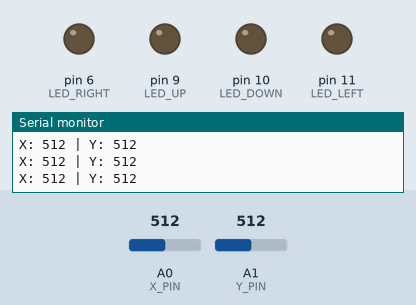
The sketch below on a simulated Arduino Uno, built with avr-gcc and run on an emulated ATmega328P. Shown: output pins drawn as LEDs (lit = HIGH), the last lines printed to the serial monitor. The inputs (shaded band) are chosen by the test bench; at power-on: A0 (X_PIN) = 512, A1 (Y_PIN) = 512.

Above: at 1.2 s.
1.3 s: A0 (X_PIN) set to 584
2.8 s: A0 (X_PIN) set to 611
At 3.2 s:
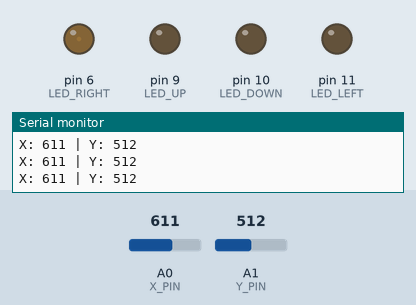
4.3 s: A1 (Y_PIN) set to 408
5.8 s: A1 (Y_PIN) set to 382
At 6.4 s:
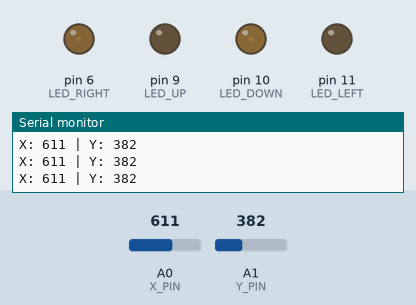
7.3 s: A0 (X_PIN) set to 511
At 7.7 s:
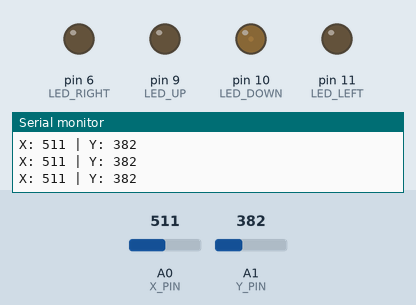
8.8 s: A1 (Y_PIN) set to 122
At 9.6 s:
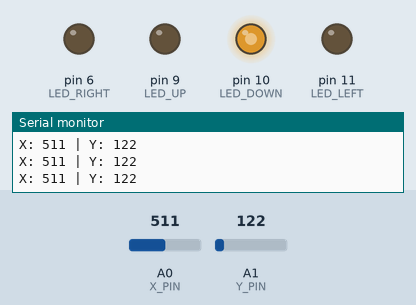
Timing chart, 0 to 11.3 s (numbered marks = the images above; inputs shaded):
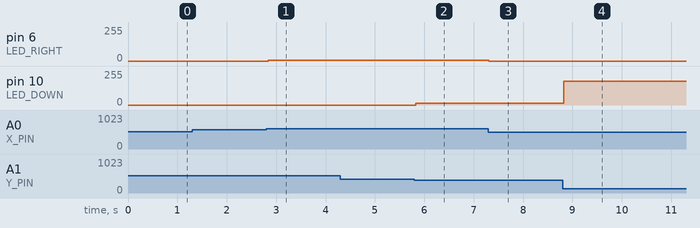

The sketch:

6_s17_joystick_LED_control.ino
```cpp
// Joystick pins
const int X_PIN = A0;
const int Y_PIN = A1;

// LED pins (all PWM)
const int LED_UP    = 9;
const int LED_DOWN  = 10;
const int LED_LEFT  = 11;
const int LED_RIGHT = 6;

// Center dead zone
const int LOW_CENTER  = 400;
const int HIGH_CENTER = 600;

void setup() {
  pinMode(LED_UP, OUTPUT);
  pinMode(LED_DOWN, OUTPUT);
  pinMode(LED_LEFT, OUTPUT);
  pinMode(LED_RIGHT, OUTPUT);

  Serial.begin(9600);
}

void loop() {
  int xValue = analogRead(X_PIN);
  int yValue = analogRead(Y_PIN);

  // Default: LEDs off
  analogWrite(LED_UP, 0);
  analogWrite(LED_DOWN, 0);
  analogWrite(LED_LEFT, 0);
  analogWrite(LED_RIGHT, 0);

  // LEFT
  if (xValue < LOW_CENTER) {
    int brightness = map(xValue, 0, LOW_CENTER, 255, 0);
    analogWrite(LED_LEFT, brightness);
  }

  // RIGHT
  if (xValue > HIGH_CENTER) {
    int brightness = map(xValue, HIGH_CENTER, 1023, 0, 255);
    analogWrite(LED_RIGHT, brightness);
  }

  // UP
  if (yValue > HIGH_CENTER) {
    int brightness = map(yValue, HIGH_CENTER, 1023, 0, 255);
    analogWrite(LED_UP, brightness);
  }

  // DOWN
  if (yValue < LOW_CENTER) {
    int brightness = map(yValue, 0, LOW_CENTER, 255, 0);
    analogWrite(LED_DOWN, brightness);
  }

  // Debug output
  Serial.print("X: ");
  Serial.print(xValue);
  Serial.print(" | Y: ");
  Serial.println(yValue);

  delay(50);
}
```

Measured:
- after the input at 2.8 s, pin 6 (LED_RIGHT): 0/255 → 6/255 at once
- after the input at 5.8 s, pin 10 (LED_DOWN): 0/255 → 12/255 at once
- after the input at 7.3 s, pin 6 (LED_RIGHT): 6/255 → 0/255 at once
- after the input at 8.8 s, pin 10 (LED_DOWN): 12/255 → 178/255 at once
